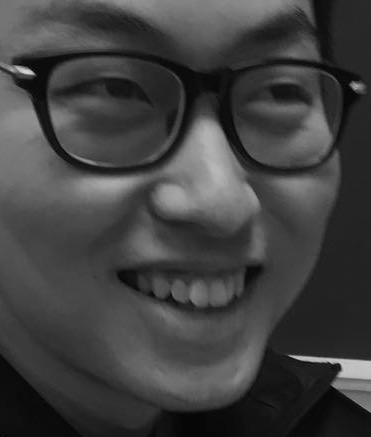
#> input picture obj.jpg, 371 x 437 px
$ python img_process.py   (Python 2 division)
#> lines starting #> are read from the running program, lines starting #| are printed output that depends on the picture; after the words box and inside, x2 and y2 are one past the last pixel; in counts of white or black regions, pixels touching at a corner belong together
import cv2
import time
import openravepy
import numpy as np


img = cv2.imread('obj.jpg')
#> img is the input picture: shape (437, 371, 3); min 0, max 218, mean 64.7
img  = cv2.cvtColor(img,cv2.COLOR_BGR2GRAY)
#> img: shape (437, 371)
(thresh, im_bw) = cv2.threshold(img, 128, 255, cv2.THRESH_BINARY | cv2.THRESH_OTSU)
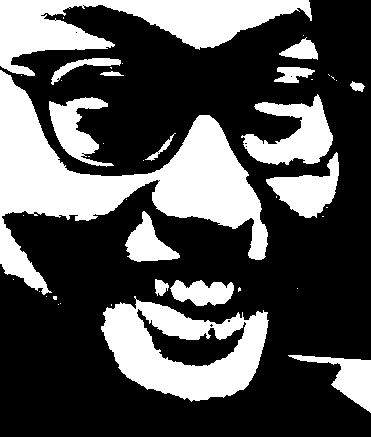
#> im_bw: shape (437, 371); 32.5% white; 43 white regions (27 under 20 px), largest, box (x1, y1, x2, y2) and area: (0, 70, 268, 295) 19028, (0, 0, 312, 76) 10223, (101, 296, 269, 402) 9628
#> thresh = 75
im_bw = cv2.threshold(im_bw, thresh, 255, cv2.THRESH_BINARY)[1]
rows, cols = im_bw.shape[:2]  # dimensions of resized m-cap
#> rows = 437; cols = 371
img = []
for i in range(0,rows) :
	for j in range(0,cols) :
		if im_bw[i][j] < 255 and i%10 == 0 and j%10 == 0:
			img.append([-0.2, j*0.001 - 0.1,-i*0.001+1])

#> (the run stopped early here; a loop or call above may not have finished)
